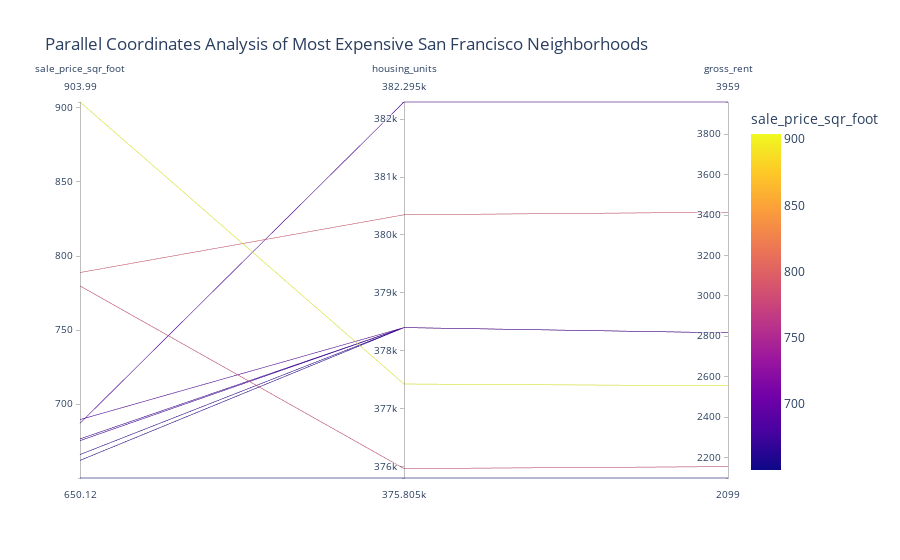

This figure's notebook cell:
### Code cell
# Parallel Coordinates Plot
px.parallel_coordinates(
    df_expensive_neighborhoods_per_year,
    dimensions=["sale_price_sqr_foot", "housing_units", "gross_rent"],
    title="Parallel Coordinates Analysis of Most Expensive San Francisco Neighborhoods",
    color="sale_price_sqr_foot",
)

### Figure 1 — Plotly figure (JSON) as saved in the notebook; plotly's stock layout.template omitted (floating-point values rounded to 4 significant figures)
{"data": [{"dimensions": [{"label": "sale_price_sqr_foot", "values": [904.0, 788.8, 779.8, 689.6, 687.1, 676.5, 675.4, 666.0, 662.0, 650.1]}, {"label": "housing_units", "values": [377400.0, 380348, 376000.0, 378401, 382295, 378401, 378401, 378401, 378401, 375805]}, {"label": "gross_rent", "values": [2555.0, 3414, 2155.0, 2817.0, 3959, 2817.0, 2817.0, 2817.0, 2817.0, 2099]}], "domain": {"x": [0, 1], "y": [0, 1]}, "line": {"color": [904.0, 788.8, 779.8, 689.6, 687.1, 676.5, 675.4, 666.0, 662.0, 650.1], "coloraxis": "coloraxis"}, "name": "", "type": "parcoords"}], "layout": {"autosize": true, "coloraxis": {"colorbar": {"title": {"text": "sale_price_sqr_foot"}}, "colorscale": [[0, "#0d0887"], [0.1111, "#46039f"], [0.2222, "#7201a8"], [0.3333, "#9c179e"], [0.4444, "#bd3786"], [0.5556, "#d8576b"], [0.6667, "#ed7953"], [0.7778, "#fb9f3a"], [0.8889, "#fdca26"], [1, "#f0f921"]]}, "legend": {"tracegroupgap": 0}, "title": {"text": "Parallel Coordinates Analysis of Most Expensive San Francisco Neighborhoods"}}}
